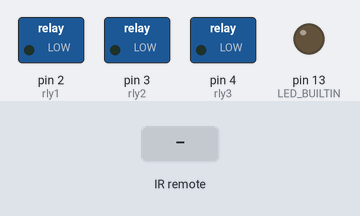
Simulated run of this sketch. Board: Arduino Uno, built with avr-gcc and run on an emulated ATmega328P. On the bench: switched loads named in the sketch (green lamp = pin HIGH), output pins drawn as LEDs (lit = HIGH). The inputs (shaded band) are chosen by the test bench.

Above: at 1.2 s.
1.3 s: infrared code 0xFF30CF received
At 2.5 s:
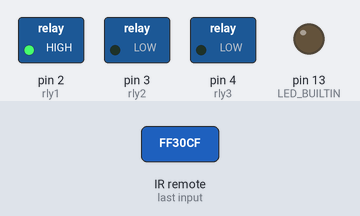
2.8 s: infrared code 0xFF18E7 received
At 3.7 s:
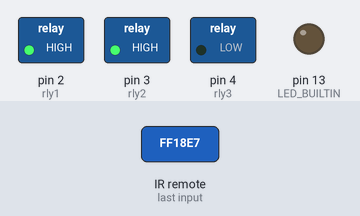
4.3 s: infrared code 0xFF7A85 received
At 4.9 s:
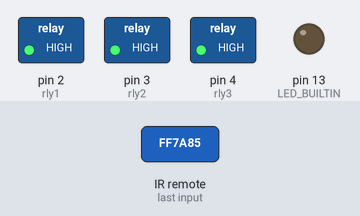
5.8 s: infrared code 0xFF30CF received
At 7.0 s:
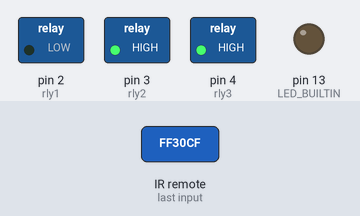
7.3 s: infrared code 0xFF18E7 received
At 8.4 s:
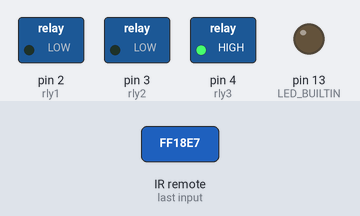
Timing chart, 0 to 9.8 s (numbered marks = the images above; inputs shaded):
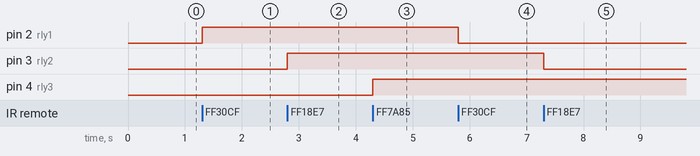

Measured:
- after the input at 1.3 s, pin 2 (rly1): LOW → HIGH at once
- after the input at 2.8 s, pin 3 (rly2): LOW → HIGH at once
- after the input at 4.3 s, pin 4 (rly3): LOW → HIGH at once
- after the input at 5.8 s, pin 2 (rly1): HIGH → LOW at once
- after the input at 7.3 s, pin 3 (rly2): HIGH → LOW at once

The sketch:

IR_Relay.ino
```cpp
#include <IRremote.h>
void off();
int RECV_PIN = 11;

IRrecv irrecv(RECV_PIN);

decode_results results;
#define rly1 2
#define rly2 3
#define rly3 4

void setup()
{
  Serial.begin(9600);
  irrecv.enableIRIn(); // Start the receiver
  pinMode(LED_BUILTIN, OUTPUT);
  pinMode(rly1,OUTPUT);
  pinMode(rly2,OUTPUT);
  pinMode(rly3,OUTPUT);
}

void loop() {
  if (irrecv.decode(&results))
  {

      switch(results.value)
      {
        case 0xFF30CF:  digitalWrite(rly1, !digitalRead(rly1)); break; // Button 1
        case 0xFF18E7:  digitalWrite(rly2, !digitalRead(rly2)); break; // Button 2
        case 0xFF7A85:  digitalWrite(rly3, !digitalRead(rly3)); break; // Button 3
      }
    irrecv.resume(); // Re
  }
}
```
